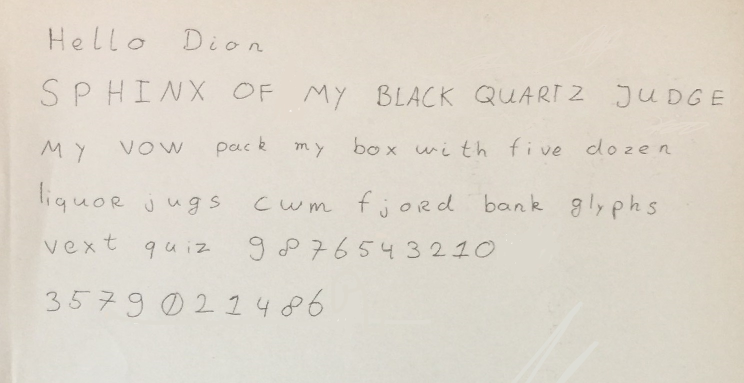
#> input picture test_doc.png, 1488 x 766 px, given as the content of the folder sundries/data/test_dion, which was not available (shown at 1/2 size)
$ python eval.py   (older library calls are emulated)
#> lines starting #> are read from the running program, lines starting #| are printed output that depends on the picture; pictures that were not available may be replaced by others from this repository, and a replacement may not be noted
### cnn/dataset.py
import numpy as np
import os
import csv
import cv2
import ast

from tools.imgTools import process_char, segment_chars, crop_border


# [44 lines left out: function read_data, not called in this run]


def read_data_test(in_dir):
    """
    Same as read_data(), but modified for testing performance on handwritten letter.
    :param in_dir (str) path to directory that contains the character images.
    """
#> called with in_dir = 'sundries\\data\\test_dion'
    print("...Reading data...")
    images = []
    files = os.listdir(in_dir)

    for file in files:
        if file.endswith(".png"):
            img = cv2.imread(os.path.join(in_dir, file), 0)
#> img: shape (766, 1488); min 85, max 253, mean 215.2
            img = process_char(img, skeleton=False, deslant=True)

            # cv2.imshow("test", img)
            # cv2.waitKey()

            images.append(img)

    images = np.asarray(images, dtype=np.float32)
    images = images / 255

    labels = [43, 14, 21, 21, 24, 39, 18, 24, 23, 54, 51, 43, 44, 49, 59, 50, 41, 48, 60, 37, 47, 36, 38, 46, 52, 56,
              36, 53, 55, 61, 45, 56, 39, 42, 40, 48, 60, 57, 50, 58, 25, 10, 12, 20, 22, 34, 11, 24, 33, 32, 18, 29,
              17, 15, 18, 31, 14, 13, 24, 35, 14, 23, 21, 18, 26, 30, 24, 27, 19, 30, 16, 28, 12, 32, 22, 15, 19, 24,
              27, 13, 11, 10, 23, 20, 16, 21, 34, 25, 17, 28, 31, 14, 33, 29, 26, 30, 18, 35, 9, 8, 7, 6, 5, 4, 3, 2,
              1, 0, 3, 5, 7, 9, 0, 2, 1, 4, 8, 6]

    eval_lens = [5, 4, 6, 2, 2, 5, 6, 5, 2, 3, 4, 2, 3, 4, 4, 5, 6, 4, 3, 5, 4, 6, 4, 4, 10, 10]  # Word lengths

    return images, np.array(labels), eval_lens


# Read in data from a list with paths and multilabels
# [45 lines left out: function read_data_multi, not called in this run]

### tools/imgTools.py
""" This file contains all functions necessary to process images from scanned documents to characters that are suitable
to be fed to the CNN.
"""

import numpy as np
import cv2
from PIL import Image
import matplotlib.pyplot as plt

from skimage.morphology import skeletonize
from skimage import img_as_ubyte  # To convert skimage skeleton to cv2


# [12 lines left out: function binarise, not called in this run]


def deslant_char(img, im_size=32):
    """
    Remove skew from handwritten character.
    from: https://github.com/opencv/opencv/blob/master/samples/python/digits.py#L63
    :param img: (NumPy array) cv2.imread image
    :param im_size: (Int) Desired output image size
    :return: (NumPy array) Deslanted character image
    """
    m = cv2.moments(img)
    if abs(m['mu02']) < 1e-2:
        return img.copy()
    skew = m['mu11']/m['mu02']
    M = np.float32([[1, skew, -0.5 * im_size * skew], [0, 1, 0]])
    img = cv2.resize(img, (im_size, im_size))
    img = cv2.warpAffine(img, M, (im_size, im_size), flags=cv2.WARP_INVERSE_MAP | cv2.INTER_LINEAR)
    return img


# def crop_border(img, tol=0):
#     """
#     Remove black rows and colums, EVERYWHERE, NOT JUST BORDERS.
#     img is binarised image data in a NumPy array.
#     tol is tolerance (higher values e.g. 80 give tighter boundary)
#     """
#     mask = img > tol
#     return img[np.ix_(mask.any(1), mask.any(0))]


def crop_border(img):
    """
    Crop outer black border from image.
    :param img: (NumPy array) binarised image.
    :return: (NumPy array) Cropped image.
    """
    img = Image.fromarray(img)

    image_box = img.getbbox()

    cropped = img.crop(image_box)
    cropped = np.array(cropped)

    return cropped


def process_char(img, skeleton=False, deslant=False, im_size=32):
    """
    Preprocess image -> convert to grayscale, binarize, crop borders, resize, skeletonize (optional)
    :param img: (NumPy array) Grayscale image of character
    :param skeleton: (bool) If the desired output is skeletonised or not
    :param deslant: (bool) If the desired output is deslanted or not
    :param im_size: (Int) Desired output image size
    :return: (NumPy array) Preprocessed image
    """
#> called with skeleton = False, deslant = True, im_size = 32

    # Binarise
    if not any([sum(row) % 255 == 0 for row in img]):  # Check if img is binary by checking if rows are multiple of 255
        img = binarise(img)

    # Invert black/white
    h, w = img.shape
#> h = 766; w = 1488
    corners = [img[0][0], img[0][w-1], img[h-1][0], img[h-1][w-1]]
#> corners = [216, 202, 199, 207]
    if sum(corners) > (255 * 2):  # Check if background is white
        img = np.invert(img)
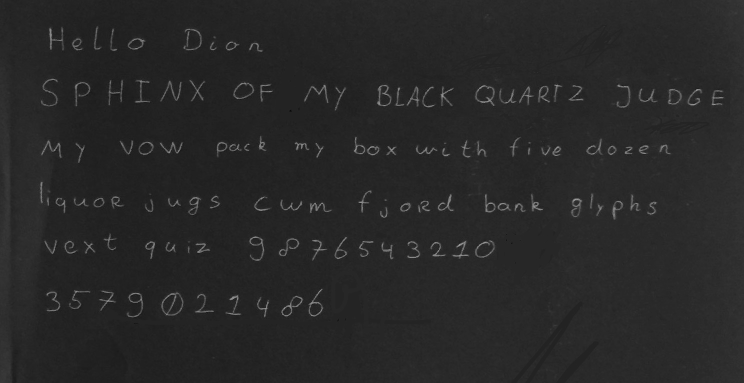
#> img: shape (766, 1488) (shown at 1/2 size); min 2, max 170, mean 39.8

    # Crop black border
    img = crop_border(img)
#> in crop_border, `image_box = img.getbbox()`: image_box = (0, 0, 1488, 766)

    # Add padding
    img = add_padding(img)

    # Skeletonise
    if skeleton:
        img = img_as_ubyte(skeletonize(img / 255))

    # Deslant
    if deslant:
        img = deslant_char(img)

    # Resize to size*size
    if not img.shape == (im_size, im_size):
        img = cv2.resize(img, (im_size, im_size))

    return img


# [182 lines left out: functions segment_lines, segment_words, segment_chars, segment_chars_contours, not called in this run]


def add_padding(img):
    """
    Makes an image square by adding padding in the form of black borders.
    :param img: (NumPy array) binarised image with black background.
    :return: (NumPy array) image with padding.
    """
    h, w = img.shape
#> h = 766; w = 1488
    size = max(h, w)
#> size = 1488
    img_new = np.zeros((size, size), np.uint8)
    img_new[int(size / 2 - h / 2): int(size / 2 + h / 2), int(size / 2 - w / 2): int(size / 2 + w / 2)] = img
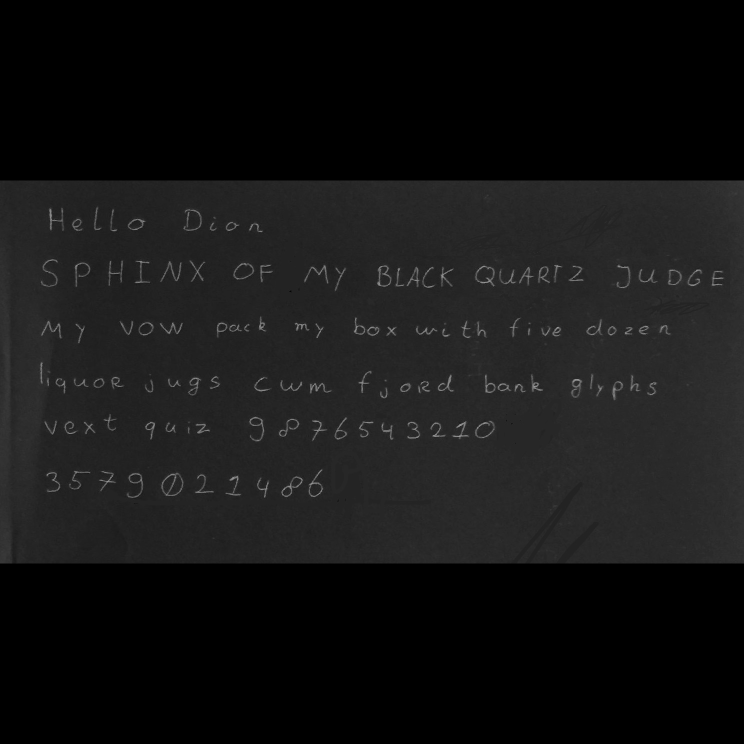
#> img_new: shape (1488, 1488) (shown at 1/2 size); min 0, max 170, mean 20.5
    return img_new


# [46 lines left out: function process_doc, not called in this run]


# [3 lines that do not run on import are left out]

### cnn/eval.py
import numpy as np
import matplotlib.pyplot as plt
import tensorflow as tf
import string
from sklearn.metrics import confusion_matrix
from sklearn.metrics import classification_report

from cnn.net import cnn_model_fn
from cnn.dataset import read_data, read_data_test


# [49 lines left out: functions plot_confusion_matrix, get_words, not called in this run]


if __name__ == "__main__":
    # Load evaluation data
    # FILENAME = r"sundries\data\HASY_Ben_Char74K\mix_deslant_split0.1\test.txt"  # Data tf_model_1000k is trained on
    # FILENAME = r"sundries\data\NIST_TRAIN\labels_tiny.txt"  # NIST data
    # eval_data, eval_labels = read_data(FILENAME, process=True)

    # Test letter
    IN_DIR = r"sundries\data\test_dion"
    eval_data, eval_labels, eval_lens = read_data_test(IN_DIR)
#> in deslant_char, `m = cv2.moments(img)`: m = moments, m00 45383141, centre m10/m00, m01/m00 = (765.1, 744)
#> in deslant_char, `skew = m['mu11']/m['mu02']`: skew = -0.000324
#> in deslant_char, `M = np.float32([[1, skew, -0.5 * im_size * skew], [0, 1, 0]])`: M = [[1, -0.000324, 0.00518], [0, 1, 0]]
#> in deslant_char, `img = cv2.resize(img, (im_size, im_size))`:
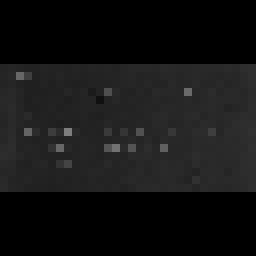
#> img: shape (32, 32) (shown 8 times larger); min 0, max 126, mean 19.9
#> eval_labels = 118 values, max 61 at index 29, min 0 at index 107, mean 26.49; eval_lens = 26 values, max 10 at index 24, min 2 at index 3, mean 4.54

    # Create the Estimator
#> (the run stopped early here; a loop or call above may not have finished)
